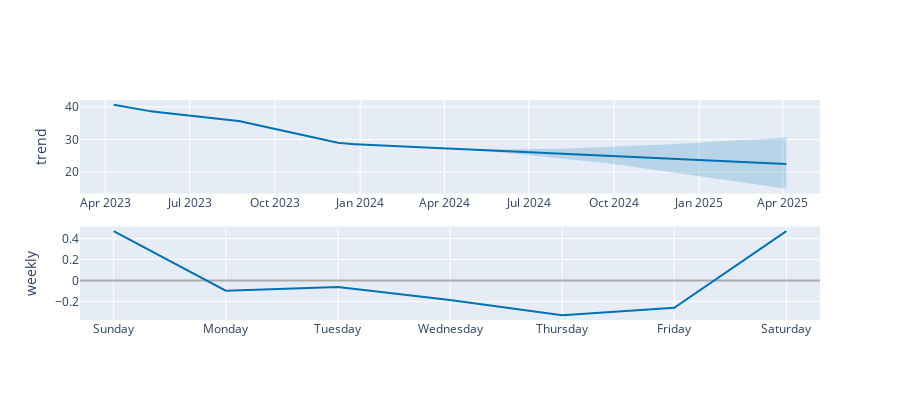

The notebook cell this image was saved under:
### Code cell
plot_components_plotly(m, forecast)

### Figure 1 — Plotly figure (JSON) as saved in the notebook; plotly's stock layout.template omitted (floating-point values rounded to 4 significant figures; data arrays with more than 128 entries replaced by an {"elided": "..."} marker saying what was removed)
{"data": [{"line": {"color": "#0072B2", "width": 2}, "mode": "lines", "name": "trend", "type": "scatter", "x": {"elided": "615 str values"}, "xaxis": "x", "y": {"elided": "615 float values"}, "yaxis": "y"}, {"line": {"color": "rgba(0, 114, 178, 0.2)", "width": 0}, "mode": "lines", "name": "trend_upper", "type": "scatter", "x": {"elided": "615 str values"}, "xaxis": "x", "y": {"elided": "615 float values"}, "yaxis": "y"}, {"fill": "tonexty", "fillcolor": "rgba(0, 114, 178, 0.2)", "line": {"color": "rgba(0, 114, 178, 0.2)", "width": 0}, "mode": "lines", "name": "trend_lower", "type": "scatter", "x": {"elided": "615 str values"}, "xaxis": "x", "y": {"elided": "615 float values"}, "yaxis": "y"}, {"line": {"color": "#0072B2", "width": 2}, "mode": "lines", "name": "weekly", "type": "scatter", "x": ["2017-01-01T00:00:00", "2017-01-02T00:00:00", "2017-01-03T00:00:00", "2017-01-04T00:00:00", "2017-01-05T00:00:00", "2017-01-06T00:00:00", "2017-01-07T00:00:00"], "xaxis": "x2", "y": [0.4714, -0.09738, -0.06345, -0.1868, -0.3335, -0.2617, 0.4714], "yaxis": "y2"}], "layout": {"height": 400, "showlegend": false, "width": 900, "xaxis": {"anchor": "y", "domain": [0, 1], "range": ["2023-03-04T16:48:00", "2025-05-11T07:12:00"], "type": "date"}, "xaxis2": {"anchor": "y2", "domain": [0, 1], "range": ["2016-12-31T16:48:00", "2017-01-07T07:12:00"], "tickformat": "%A", "type": "date"}, "yaxis": {"anchor": "x", "autorange": true, "domain": [0.575, 1], "range": [13.41, 42.14], "rangemode": "normal", "title": {"text": "trend"}, "type": "linear", "zerolinecolor": "#AAA"}, "yaxis2": {"anchor": "x2", "autorange": true, "domain": [0, 0.425], "range": [-0.3782, 0.5161], "title": {"text": "weekly"}, "type": "linear", "zerolinecolor": "#AAA"}}}
